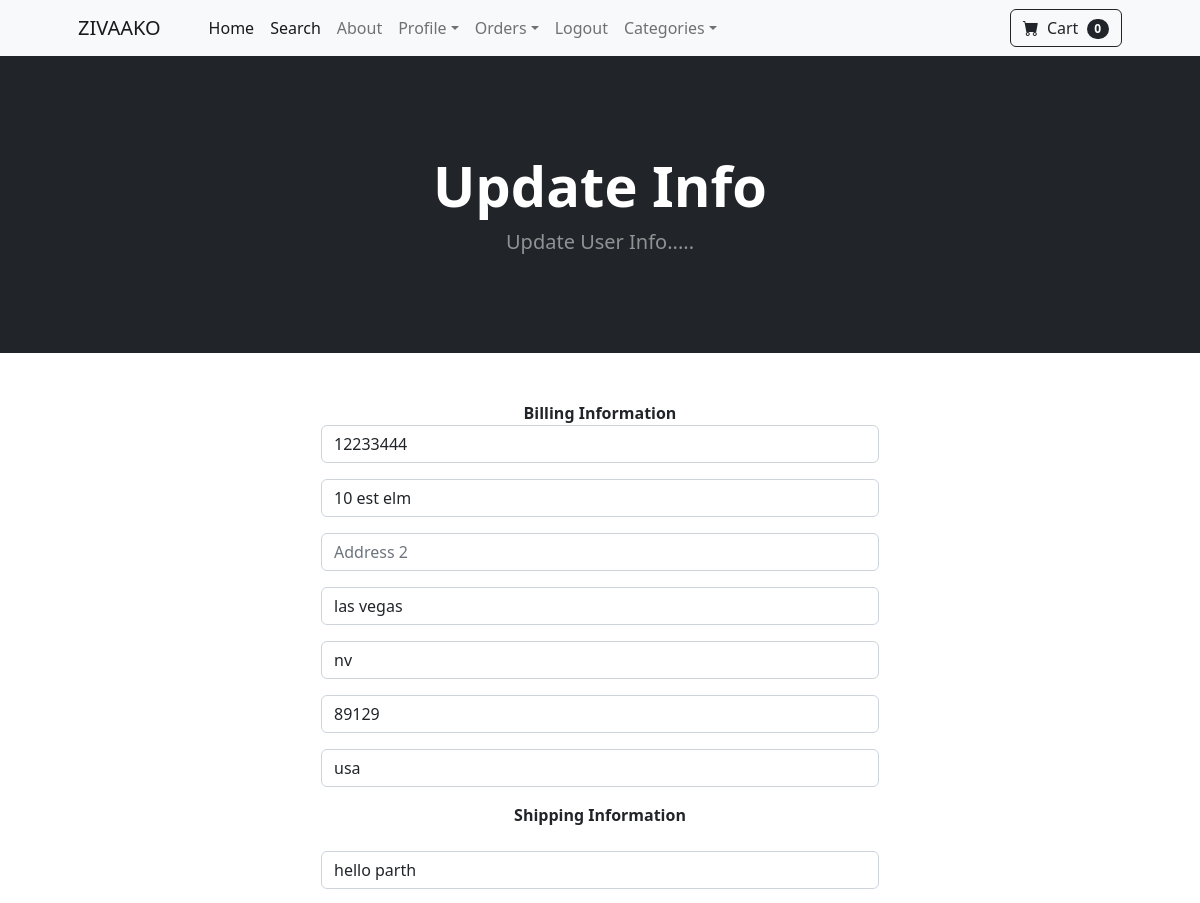
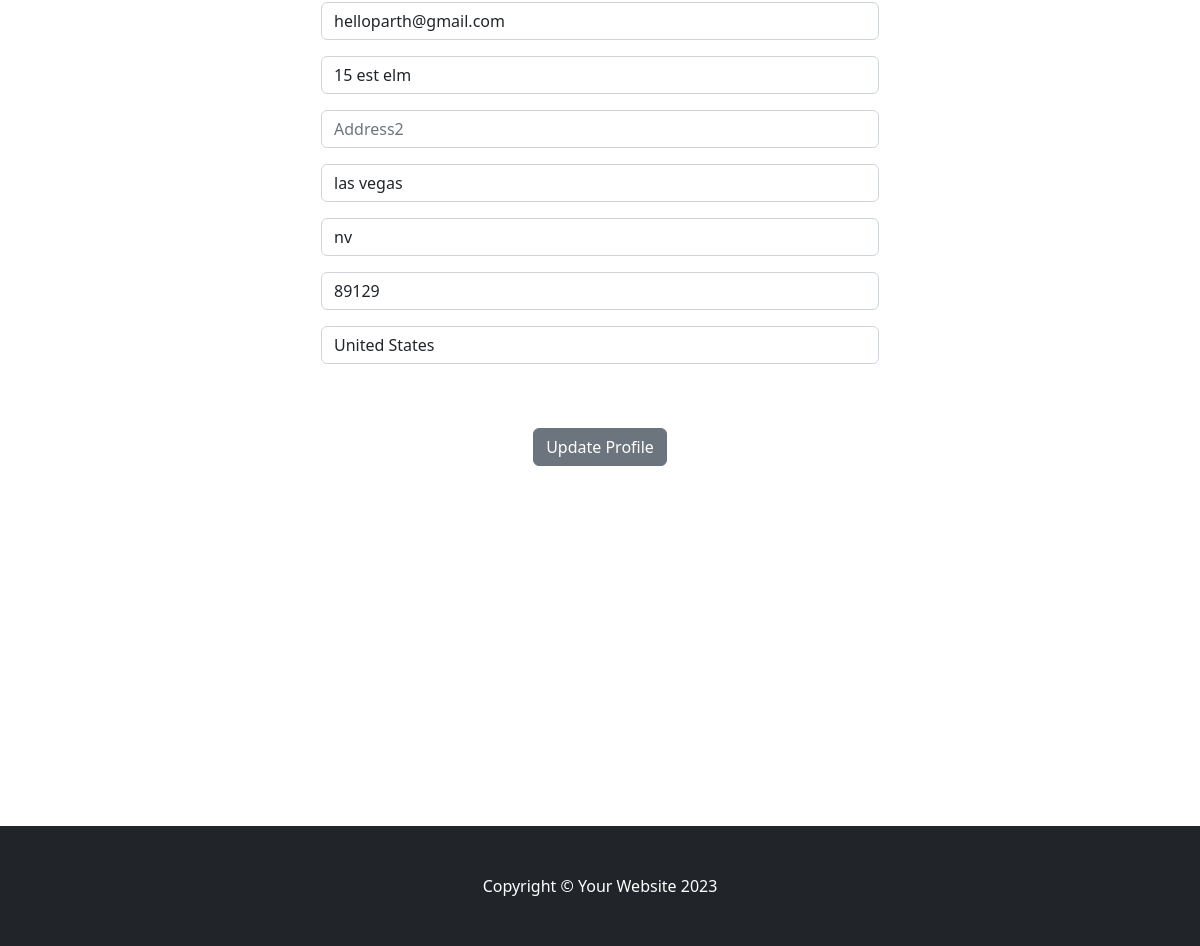
The page /update_info/ (signed in) on the database its author committed (2 pictures, top to bottom).
### store/models.py (models this page shows, shortened)
class Profile(models.Model):
	user = models.OneToOneField(User, on_delete=models.CASCADE)
	date_modified = models.DateTimeField(User, auto_now=True)
	phone = models.CharField(max_length=20, blank=True)
	address1 = models.CharField(max_length=200, blank=True)
	address2 = models.CharField(max_length=200, blank=True)
	city = models.CharField(max_length=200, blank=True)
	state = models.CharField(max_length=200, blank=True)
	zipcode = models.CharField(max_length=200, blank=True)
	country = models.CharField(max_length=200, blank=True)
	old_cart = models.CharField(max_length=200, blank=True, null=True)

### payment/models.py (models this page shows, shortened)
class ShippingAddress(models.Model):
	user = models.ForeignKey(User, on_delete=models.CASCADE, null=True, blank=True)
	shipping_full_name = models.CharField(max_length=255)
	shipping_email = models.CharField(max_length=255)
	shipping_address1 = models.CharField(max_length=255)
	shipping_address2 = models.CharField(max_length=255, null=True, blank=True)
	shipping_city = models.CharField(max_length=255)
	shipping_state = models.CharField(max_length=255, null=True, blank=True)
	shipping_zipcode = models.CharField(max_length=255, null=True, blank=True)
	shipping_country = models.CharField(max_length=255)
	class Meta:
		verbose_name_plural = "Shipping Address"

### store/views.py (the view)
# urls.py: path('update_info/', views.update_info, name='update_info'),
def update_info(request):
	if request.user.is_authenticated:
		current_user = Profile.objects.get(user__id=request.user.id)
		shipping_user, _ = ShippingAddress.objects.get_or_create(user=request.user)
		form = UserInfoForm(request.POST or None, instance=current_user)
		shipping_form = ShippingForm(request.POST or None, instance=shipping_user)
		if form.is_valid() or shipping_form.is_valid():
			form.save()
			shipping_form.save()
			messages.success(request, "Your Info Has Been Updated!!")
			return redirect('home')
		return render(request, "update_info.html", {'form':form,'shipping_form':shipping_form})
	else:
		messages.success(request, "You Must Be Logged In To Access That Page!!")
		return redirect('home')

### store/forms.py
class UserInfoForm(forms.ModelForm):
	phone = forms.CharField(label="", widget=forms.TextInput(attrs={'class':'form-control', 'placeholder':'Phone'}), required=False)
	address1 = forms.CharField(label="", widget=forms.TextInput(attrs={'class':'form-control', 'placeholder':'Address 1'}), required=False)
	address2 = forms.CharField(label="", widget=forms.TextInput(attrs={'class':'form-control', 'placeholder':'Address 2'}), required=False)
	city = forms.CharField(label="", widget=forms.TextInput(attrs={'class':'form-control', 'placeholder':'City'}), required=False)
	state = forms.CharField(label="", widget=forms.TextInput(attrs={'class':'form-control', 'placeholder':'State'}), required=False)
	zipcode = forms.CharField(label="", widget=forms.TextInput(attrs={'class':'form-control', 'placeholder':'Zipcode'}), required=False)
	country = forms.CharField(label="", widget=forms.TextInput(attrs={'class':'form-control', 'placeholder':'Country'}), required=False)
	class Meta:
		model = Profile
		fields = ('phone', 'address1', 'address2', 'city', 'state', 'zipcode', 'country', )

### cart/cart.py (called while the page is built)
    def __len__(self):  # ✅ Yeh method add karna hai
        return len(self.cart)

### cart/context_processors.py (called while the page is built)
def cart(request):
    return{'cart': Cart(request)}

### store/templates/update_info.html (shortened to what this page needs)
{% extends 'base.html' %}
{% block content %}
   <header class="bg-dark py-5">
    <div class="container px-4 px-lg-5 my-5">
        <div class="text-center text-white">
            <h1 class="display-4 fw-bolder">Update Info </h1>
            <p class="lead fw-normal text-white-50 mb-0">Update User Info.....</p>
        </div>
    </div>
</header>
<div class="container">
    <div class="row">
        <center>
            <div class="col-md-6 offset-md=3">
            <strong>Billing Information </strong>
            <form method="POST" action="{% url 'update_info' %}">
                 {{ form.as_p }}
                  <strong> Shipping Information </strong>
                 {{ shipping_form.as_p }}
                <button type="submit" class="btn btn-secondary">
                    Update Profile
                </button>
              </form>
            </div>
        </center>
    </div>
</div>
{% endblock %}

### rows shown on the page
Profile: phone "12233444", address1 "10 est elm", city "las vegas", state "nv", zipcode "89129", country "usa"
ShippingAddress: shipping_full_name "hello parth", shipping_email "helloparth@gmail.com", shipping_address1 "15 est elm", shipping_city "las vegas", shipping_state "nv", shipping_zipcode "89129", shipping_country "United States"

### other values the page prints
{{ cart|length }} "0"
